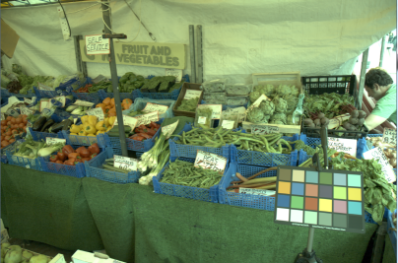
#> input picture Retinex/image/vegetable.png, 398 x 263 px; its folder holds only this picture in this run
$ python run.py
#> lines starting #> are read from the running program, lines starting #| are printed output that depends on the picture
#> (reads Retinex/config.json from the repository)
#> further down, img is the input picture: shape (263, 398, 3); mean B, G, R 92.1, 132.7, 109.4
### Retinex/retinex.py
"""
Project ：Image-Enhancement
File    ：retinex.py
Author  ：MangoloD
Date    ：2022/3/9 13:57
"""
import numpy as np
import cv2


def singleScaleRetinex(img, sigma):
    retinex = np.log10(img) - np.log10(cv2.GaussianBlur(img, (0, 0), sigma))

    return retinex


def multiScaleRetinex(img, sigma_list):
    retinex = np.zeros_like(img)
    for sigma in sigma_list:
        retinex += singleScaleRetinex(img, sigma)

    retinex = retinex / len(sigma_list)

    return retinex


def colorRestoration(img, alpha, beta):
#> called with alpha = 125, beta = 46
    img_sum = np.sum(img, axis=2, keepdims=True)
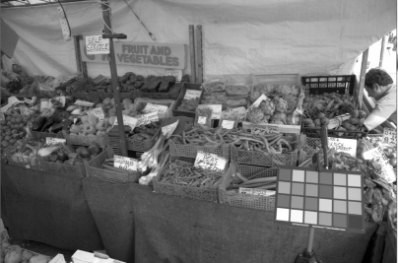
#> img_sum: shape (263, 398, 1) float64; min 4, max 768, mean 337.2; drawn with min black and max white

    color_restoration = beta * (np.log10(alpha * img) - np.log10(img_sum))
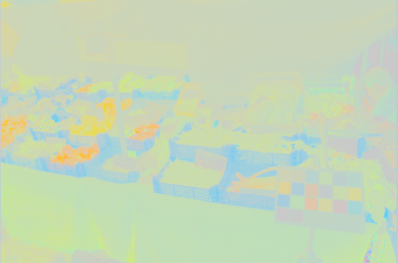
#> color_restoration: shape (263, 398, 3) float64; mean of channels 0, 1, 2 69.9, 78.3, 73.6; drawn with min black and max white

    return color_restoration


def simplestColorBalance(img, low_clip, high_clip):
    total = img.shape[0] * img.shape[1]
    for i in range(img.shape[2]):
        unique, counts = np.unique(img[:, :, i], return_counts=True)
        current = 0
        for u, c in zip(unique, counts):
            if float(current) / total < low_clip:
                low_val = u
            if float(current) / total < high_clip:
                high_val = u
            current += c

        img[:, :, i] = np.maximum(np.minimum(img[:, :, i], high_val), low_val)

    return img


def MSRCR(img, sigma_list, G, b, alpha, beta, low_clip, high_clip):
    img = np.float64(img) + 1.0

    img_retinex = multiScaleRetinex(img, sigma_list)

    img_color = colorRestoration(img, alpha, beta)
    img_msrcr = G * (img_retinex * img_color + b)

    for i in range(img_msrcr.shape[2]):
        img_msrcr[:, :, i] = (img_msrcr[:, :, i] - np.min(img_msrcr[:, :, i])) / \
                             (np.max(img_msrcr[:, :, i]) - np.min(img_msrcr[:, :, i])) * \
                             255

    img_msrcr = np.uint8(np.minimum(np.maximum(img_msrcr, 0), 255))
    img_msrcr = simplestColorBalance(img_msrcr, low_clip, high_clip)

    return img_msrcr


def automatedMSRCR(img, sigma_list):
    img = np.float64(img) + 1.0

    img_retinex = multiScaleRetinex(img, sigma_list)

    for i in range(img_retinex.shape[2]):
        unique, count = np.unique(np.int32(img_retinex[:, :, i] * 100), return_counts=True)
        for u, c in zip(unique, count):
            if u == 0:
                zero_count = c
                break

        low_val = unique[0] / 100.0
        high_val = unique[-1] / 100.0
        for u, c in zip(unique, count):
            if u < 0 and c < zero_count * 0.1:
                low_val = u / 100.0
            if u > 0 and c < zero_count * 0.1:
                high_val = u / 100.0
                break

        img_retinex[:, :, i] = np.maximum(np.minimum(img_retinex[:, :, i], high_val), low_val)

        img_retinex[:, :, i] = (img_retinex[:, :, i] - np.min(img_retinex[:, :, i])) / \
                               (np.max(img_retinex[:, :, i]) - np.min(img_retinex[:, :, i])) \
                               * 255
#> this loop made 3 passes
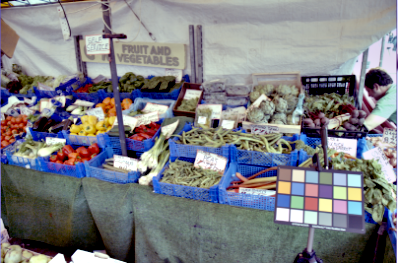
#> img_retinex: shape (263, 398, 3) float64; mean of channels 0, 1, 2 132, 126.8, 125.1; drawn as B, G, R

    img_retinex = np.uint8(img_retinex)

    return img_retinex


def MSRCP(img, sigma_list, low_clip, high_clip):
#> called with low_clip = 0.01, high_clip = 0.99
    img = np.float64(img) + 1.0

    intensity = np.sum(img, axis=2) / img.shape[2]

    retinex = multiScaleRetinex(intensity, sigma_list)
#> the loop in multiScaleRetinex (call 3), `for sigma in sigma_list:` made 3 passes
#> pass 1, in singleScaleRetinex (call 7), `retinex = np.log10(img) - np.log10(cv2.GaussianBlur(img, (0, 0), sigma))`:
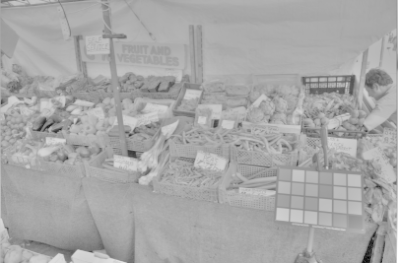
#> retinex: shape (263, 398) float64; min -1.43, max 0.704, mean -0.0269; drawn with min black and max white
#> pass 3, in singleScaleRetinex (call 9), `retinex = np.log10(img) - np.log10(cv2.GaussianBlur(img, (0, 0), sigma))`:
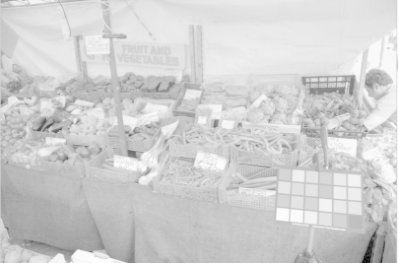
#> retinex: shape (263, 398) float64; min -1.94, max 0.373, mean -0.0495; drawn with min black and max white

    intensity = np.expand_dims(intensity, 2)
    retinex = np.expand_dims(retinex, 2)

    intensity1 = simplestColorBalance(retinex, low_clip, high_clip)
#> call 2 of simplestColorBalance, with low_clip = 0.01, high_clip = 0.99
#> after the loop in simplestColorBalance (call 2), `for i in range(img.shape[2]):`:
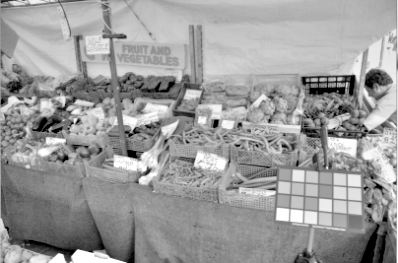
#> img: shape (263, 398, 1) float64; min -0.576, max 0.305, mean -0.0377; drawn with min black and max white

    intensity1 = (intensity1 - np.min(intensity1)) / \
                 (np.max(intensity1) - np.min(intensity1)) * \
                 255.0 + 1.0

    img_msrcp = np.zeros_like(img)

    for y in range(img_msrcp.shape[0]):
        for x in range(img_msrcp.shape[1]):
            B = np.max(img[y, x])
            A = np.minimum(256.0 / B, intensity1[y, x, 0] / intensity[y, x, 0])
            img_msrcp[y, x, 0] = A * img[y, x, 0]
            img_msrcp[y, x, 1] = A * img[y, x, 1]
            img_msrcp[y, x, 2] = A * img[y, x, 2]
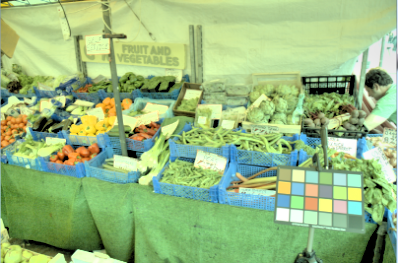
#> img_msrcp: shape (263, 398, 3) float64; mean of channels 0, 1, 2 128.1, 187, 152.3; drawn with min black and max white

    img_msrcp = np.uint8(img_msrcp - 1.0)

    return img_msrcp

### Retinex/run.py
"""
Project ：Image-Enhancement
File    ：run.py
Author  ：MangoloD
Date    ：2022/3/9 13:58
"""
import os
import cv2
import json
import retinex

data_path = 'image'
img_list = os.listdir(data_path)
if len(img_list) == 0:
    print('Data directory is empty.')
    exit()

with open('config.json', 'r', encoding='utf-8') as f:
    config = json.load(f)

for img_name in img_list:
    if img_name == '.gitkeep':
        continue

    img = cv2.imread(os.path.join(data_path, img_name))
    # cv2.imshow('Image', img)

    print('msrcr processing......')
    img_msrcr = retinex.MSRCR(
        img,
        config['sigma_list'],
        config['G'],
        config['b'],
        config['alpha'],
        config['beta'],
        config['low_clip'],
        config['high_clip']
    )
    # cv2.imshow('MSRCR retinex', img_msrcr)
    cv2.imwrite("result/MSRCR_retinex.jpg", img_msrcr)

    print('amsrcr processing......')
    img_amsrcr = retinex.automatedMSRCR(
        img,
        config['sigma_list']
    )
    # cv2.imshow('autoMSRCR retinex', img_amsrcr)
    cv2.imwrite('result/AutomatedMSRCR_retinex.jpg', img_amsrcr)

    print('msrcp processing......')
    img_msrcp = retinex.MSRCP(
        img,
        config['sigma_list'],
        config['low_clip'],
        config['high_clip']
    )

    shape = img.shape
#> shape = (263, 398, 3)

    # cv2.imshow('MSRCP', img_msrcp)
    cv2.imwrite('result/MSRCP.jpg', img_msrcp)
    cv2.waitKey()
